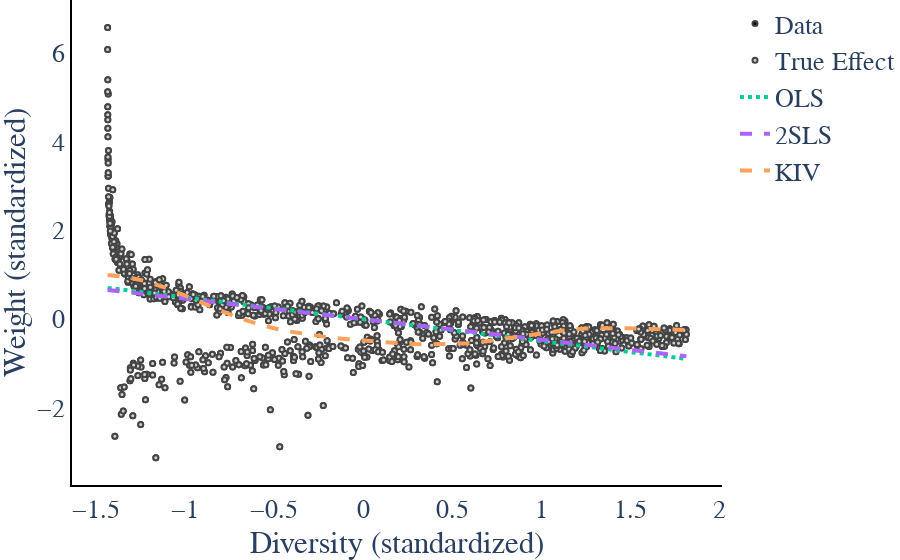

Notebook code cell kept with this figure:
### Code cell
# Shannon Estimation
x, y, ytrue, xstar, xstar_bound, ystar_ols, ystar_2sls, ystar_kiv, results = run_diversity_estimation_methods(
    Z_sim, div_shannon, Y_sim, Ytrue=Y_star, methods=["OLS", "2SLS", "KIV"])

fig = plot_diversity_methods(x, y, xstar, xstar_bound, ystar_ols, ystar_2sls, ystar_kiv, results, ytrue)
fig.write_image(os.path.join(savepath,
                             "ShannonDiversity_" +str(p)+"InstrumentStrength_"+str(instrument_strength)+".pdf" ))

fig.show()

### Figure 1 — Plotly figure (JSON) as saved in the notebook; plotly's stock layout.template omitted (floating-point values rounded to 4 significant figures; data arrays with more than 128 entries replaced by an {"elided": "..."} marker saying what was removed)
{"data": [{"line": {"width": 4}, "marker": {"color": "black", "line": {"width": 2}, "size": 5}, "mode": "markers", "name": "Data", "type": "scatter", "x": {"elided": "1000 float values"}, "y": {"elided": "1000 float values"}}, {"line": {"width": 4}, "marker": {"color": "lightgrey", "line": {"width": 2}, "size": 5}, "mode": "markers", "name": "True Effect", "type": "scatter", "x": {"elided": "1000 float values"}, "y": {"elided": "1000 float values"}}, {"line": {"dash": "dot", "width": 4}, "marker": {"line": {"width": 2}, "size": 5}, "mode": "lines", "name": "OLS", "type": "scatter", "x": [-1.437, -1.325, -1.213, -1.101, -0.989, -0.8769, -0.7648, -0.6526, -0.5405, -0.4284, -0.3163, -0.2042, -0.09206, 0.02006, 0.1322, 0.2443, 0.3564, 0.4685, 0.5806, 0.6928, 0.8049, 0.917, 1.029, 1.141, 1.253, 1.365, 1.478, 1.59, 1.702, 1.814], "y": [0.7064, 0.6513, 0.5962, 0.5411, 0.486, 0.4309, 0.3758, 0.3207, 0.2656, 0.2105, 0.1554, 0.1003, 0.04524, -0.009858, -0.06495, -0.12, -0.1751, -0.2302, -0.2853, -0.3404, -0.3955, -0.4506, -0.5057, -0.5608, -0.6159, -0.671, -0.7261, -0.7812, -0.8363, -0.8914]}, {"line": {"dash": "dash", "width": 4}, "marker": {"line": {"width": 2}, "size": 5}, "mode": "lines", "name": "2SLS", "type": "scatter", "x": [-1.437, -1.325, -1.213, -1.101, -0.989, -0.8769, -0.7648, -0.6526, -0.5405, -0.4284, -0.3163, -0.2042, -0.09206, 0.02006, 0.1322, 0.2443, 0.3564, 0.4685, 0.5806, 0.6928, 0.8049, 0.917, 1.029, 1.141, 1.253, 1.365, 1.478, 1.59, 1.702, 1.814], "y": [0.6608, 0.6093, 0.5577, 0.5062, 0.4546, 0.4031, 0.3516, 0.3, 0.2485, 0.1969, 0.1454, 0.09386, 0.04232, -0.009222, -0.06076, -0.1123, -0.1638, -0.2154, -0.2669, -0.3185, -0.37, -0.4215, -0.4731, -0.5246, -0.5762, -0.6277, -0.6792, -0.7308, -0.7823, -0.8339]}, {"line": {"dash": "dash", "width": 4}, "marker": {"line": {"width": 2}, "size": 5}, "mode": "lines", "name": "KIV", "type": "scatter", "x": [-1.437, -1.325, -1.213, -1.101, -0.989, -0.8769, -0.7648, -0.6526, -0.5405, -0.4284, -0.3163, -0.2042, -0.09206, 0.02006, 0.1322, 0.2443, 0.3564, 0.4685, 0.5806, 0.6928, 0.8049, 0.917, 1.029, 1.141, 1.253, 1.365, 1.478, 1.59, 1.702, 1.814], "y": [0.9941, 0.9489, 0.8455, 0.6942, 0.5118, 0.3181, 0.132, -0.03188, -0.1656, -0.2682, -0.3441, -0.4012, -0.4472, -0.4876, -0.5237, -0.5525, -0.5684, -0.5655, -0.5401, -0.4928, -0.4294, -0.3591, -0.2928, -0.2403, -0.2074, -0.1952, -0.2, -0.2149, -0.2315, -0.2423]}], "layout": {"font": {"family": "serif", "size": 26}, "margin": {"b": 0, "l": 0, "r": 0, "t": 0}, "plot_bgcolor": "rgba(0,0,0,0)", "xaxis": {"linecolor": "black", "linewidth": 2, "showline": true, "title": {"text": "Diversity (standardized)"}}, "yaxis": {"linecolor": "black", "linewidth": 2, "showline": true, "title": {"text": "Weight (standardized)"}}}}
